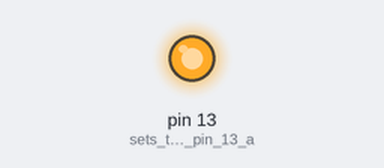
Recording of a sketch running on a simulated Arduino Uno, built with avr-gcc and run on an emulated ATmega328P. On the bench: output pins drawn as LEDs (lit = HIGH).

Above: at 0.5 s.
At 3.8 s:
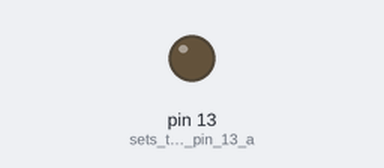
Timing chart, 0 to 5.4 s (numbered marks = the images above):
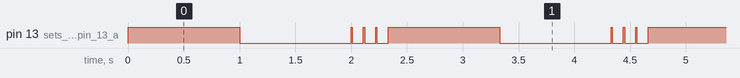

Measured:
- by itself, pin 13 (sets_the_digital_pin_13_a): repeats every 2.3 s: LOW 1.0 s, 3 × (HIGH 0.01 s, LOW 0.10 s), HIGH 1.0 s
- by itself, everything shown: repeats every 2.3 s, in 4 steps

The sketch:

mothers-love.ino
```cpp
void setup() {
  pinMode(13, OUTPUT);          // sets the digital pin 13 as output
}

void loop()
{
  digitalWrite(13, HIGH);       // blink in a certain rate
  delay(1000);
  digitalWrite(13, LOW);
  delay(1000);
  digitalWrite(13, HIGH);       // blink faster
  delay(10);
  digitalWrite(13, LOW);
  delay(100);
  digitalWrite(13, HIGH);
  delay(10);
  digitalWrite(13, LOW);
  delay(100);
  digitalWrite(13, HIGH);
  delay(10);
  digitalWrite(13, LOW);
  delay(100);
}
```
